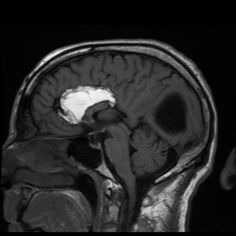
#> input picture data/Brain Tumor MRI Dataset/Testing/glioma/Te-gl_109.jpg, 236 x 236 px; its folder holds 3 pictures in this run
$ jupyter execute 01_preprocessing.ipynb
#> lines starting #> are read from the running program, lines starting #| are printed output that depends on the picture
# Brain Tumor Detection: Image Preprocessing

This notebook covers the first step of the brain tumor detection project: preprocessing the MRI images. This includes loading the images, resizing them, and converting them to grayscale.

## 1. Import Libraries

[cell 1]
import os
import cv2
import numpy as np
import matplotlib.pyplot as plt
from tqdm import tqdm

## 2. Define Paths and Parameters

[cell 2]
# Set the path to the dataset
data_dir = r'../data/Brain Tumor MRI Dataset'
train_dir = os.path.join(data_dir, 'Training')
test_dir = os.path.join(data_dir, 'Testing')

# Image parameters
img_width, img_height = 150, 150

## 3. Load and Preprocess Data

[cell 3]
def load_data(data_dir):
    images = []
    labels = []
    for category in os.listdir(data_dir):
        category_dir = os.path.join(data_dir, category)
        if not os.path.isdir(category_dir):
            continue
        label = os.path.basename(category)
        for image_name in tqdm(os.listdir(category_dir), desc=f'Loading {label}'):
            image_path = os.path.join(category_dir, image_name)
            try:
                image = cv2.imread(image_path, cv2.IMREAD_GRAYSCALE)
                if image is None:
                    print(f"Warning: Could not read image {image_path}. Skipping.")
                    continue
                image = cv2.resize(image, (img_width, img_height))
                images.append(image)
                labels.append(label)
            except Exception as e:
                print(f"Error loading image {image_path}: {e}")
    return np.array(images), np.array(labels)

X_train, y_train = load_data(train_dir)
X_test, y_test = load_data(test_dir)
#> call 2 of load_data, with data_dir = '../data/Brain Tumor MRI Dataset/Testing'
#> in load_data, image is the input picture: shape (236, 236); min 0, max 255, mean 39.7
#> in load_data (call 2), `image = cv2.resize(image, (img_width, img_height))`:
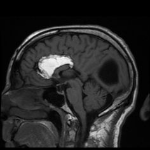
#> image: shape (150, 150); min 0, max 250, mean 39.6
#> pass 2 of the loop in load_data, `for category in os.listdir(data_dir):`:
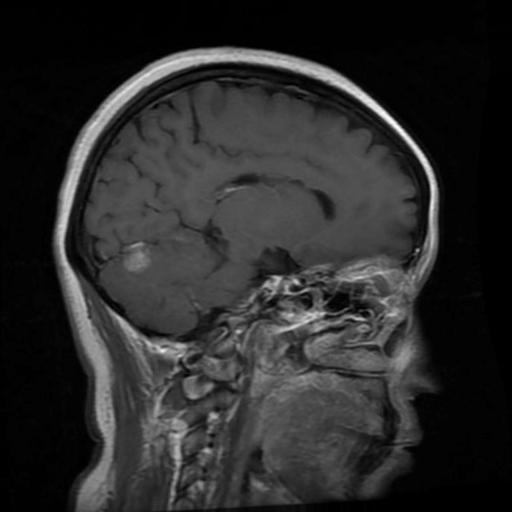
#> input picture data/Brain Tumor MRI Dataset/Testing/meningioma/Te-aug-me_17.jpg, 512 x 512 px
#> in load_data, image is the input picture: shape (512, 512); min 0, max 255, mean 42.7
#> in load_data (call 2), `image = cv2.resize(image, (img_width, img_height))`:
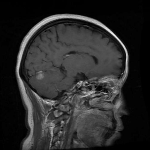
#> image: shape (150, 150); min 0, max 247, mean 42.6

print(f"X_train shape: {X_train.shape}")
print(f"y_train shape: {y_train.shape}")
print(f"X_test shape: {X_test.shape}")
#| X_test shape: (4, 150, 150)
print(f"y_test shape: {y_test.shape}")
#| y_test shape: (4,)

## 4. Display a Sample Image

[cell 4]
# Display a sample image from each category
categories = np.unique(y_train)
plt.figure(figsize=(10, 10))
for i, category in enumerate(categories):
    # Find the first image of this category
    index = np.where(y_train == category)[0][0]
    plt.subplot(2, 2, i + 1)
    plt.imshow(X_train[index], cmap='gray')
    plt.title(f"Label: {y_train[index]}")
    plt.axis('off')
plt.suptitle("Sample Preprocessed Images from Each Category", fontsize=16)
plt.show()
